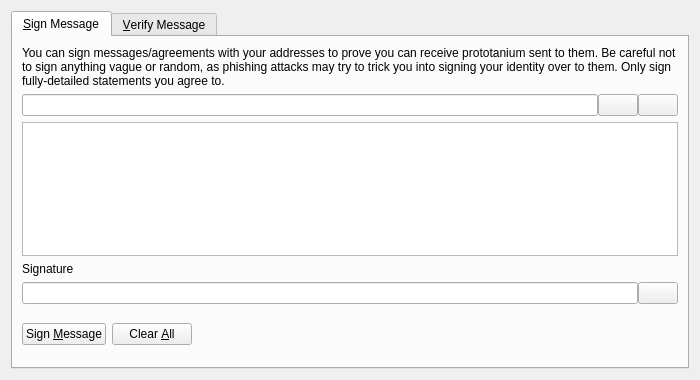
<?xml version="1.0" encoding="UTF-8"?>
<ui version="4.0">
 <class>SignVerifyMessageDialog</class>
 <widget class="QDialog" name="SignVerifyMessageDialog">
  <property name="geometry">
   <rect>
    <x>0</x>
    <y>0</y>
    <width>700</width>
    <height>380</height>
   </rect>
  </property>
  <property name="windowTitle">
   <string>Signatures - Sign / Verify a Message</string>
  </property>
  <property name="modal">
   <bool>true</bool>
  </property>
  <layout class="QVBoxLayout" name="verticalLayout">
   <item>
    <widget class="QTabWidget" name="tabWidget">
     <property name="currentIndex">
      <number>0</number>
     </property>
     <widget class="QWidget" name="tabSignMessage">
      <attribute name="title">
       <string>&amp;Sign Message</string>
      </attribute>
      <layout class="QVBoxLayout" name="verticalLayout_SM">
       <item>
        <widget class="QLabel" name="infoLabel_SM">
         <property name="text">
          <string>You can sign messages/agreements with your addresses to prove you can receive prototanium sent to them. Be careful not to sign anything vague or random, as phishing attacks may try to trick you into signing your identity over to them. Only sign fully-detailed statements you agree to.</string>
         </property>
         <property name="textFormat">
          <enum>Qt::PlainText</enum>
         </property>
         <property name="wordWrap">
          <bool>true</bool>
         </property>
        </widget>
       </item>
       <item>
        <layout class="QHBoxLayout" name="horizontalLayout_1_SM">
         <property name="spacing">
          <number>0</number>
         </property>
         <item>
          <widget class="QValidatedLineEdit" name="addressIn_SM">
           <property name="toolTip">
            <string>The Prototanium address to sign the message with</string>
           </property>
          </widget>
         </item>
         <item>
          <widget class="QPushButton" name="addressBookButton_SM">
           <property name="toolTip">
            <string>Choose previously used address</string>
           </property>
           <property name="text">
            <string/>
           </property>
           <property name="icon">
            <iconset resource="../bitcoin.qrc">
             <normaloff>:/icons/address-book</normaloff>:/icons/address-book</iconset>
           </property>
           <property name="shortcut">
            <string>Alt+A</string>
           </property>
           <property name="autoDefault">
            <bool>false</bool>
           </property>
          </widget>
         </item>
         <item>
          <widget class="QPushButton" name="pasteButton_SM">
           <property name="toolTip">
            <string>Paste address from clipboard</string>
           </property>
           <property name="text">
            <string/>
           </property>
           <property name="icon">
            <iconset resource="../bitcoin.qrc">
             <normaloff>:/icons/editpaste</normaloff>:/icons/editpaste</iconset>
           </property>
           <property name="shortcut">
            <string>Alt+P</string>
           </property>
           <property name="autoDefault">
            <bool>false</bool>
           </property>
          </widget>
         </item>
        </layout>
       </item>
       <item>
        <widget class="QPlainTextEdit" name="messageIn_SM">
         <property name="toolTip">
          <string>Enter the message you want to sign here</string>
         </property>
        </widget>
       </item>
       <item>
        <widget class="QLabel" name="signatureLabel_SM">
         <property name="text">
          <string>Signature</string>
         </property>
         <property name="textFormat">
          <enum>Qt::PlainText</enum>
         </property>
        </widget>
       </item>
       <item>
        <layout class="QHBoxLayout" name="horizontalLayout_2_SM">
         <property name="spacing">
          <number>0</number>
         </property>
         <item>
          <widget class="QLineEdit" name="signatureOut_SM">
           <property name="font">
            <font>
             <italic>true</italic>
            </font>
           </property>
           <property name="readOnly">
            <bool>true</bool>
           </property>
          </widget>
         </item>
         <item>
          <widget class="QPushButton" name="copySignatureButton_SM">
           <property name="toolTip">
            <string>Copy the current signature to the system clipboard</string>
           </property>
           <property name="text">
            <string/>
           </property>
           <property name="icon">
            <iconset resource="../bitcoin.qrc">
             <normaloff>:/icons/editcopy</normaloff>:/icons/editcopy</iconset>
           </property>
           <property name="autoDefault">
            <bool>false</bool>
           </property>
          </widget>
         </item>
        </layout>
       </item>
       <item>
        <layout class="QHBoxLayout" name="horizontalLayout_3_SM">
         <item>
          <widget class="QPushButton" name="signMessageButton_SM">
           <property name="toolTip">
            <string>Sign the message to prove you own this Prototanium address</string>
           </property>
           <property name="text">
            <string>Sign &amp;Message</string>
           </property>
           <property name="icon">
            <iconset resource="../bitcoin.qrc">
             <normaloff>:/icons/edit</normaloff>:/icons/edit</iconset>
           </property>
           <property name="autoDefault">
            <bool>false</bool>
           </property>
          </widget>
         </item>
         <item>
          <widget class="QPushButton" name="clearButton_SM">
           <property name="toolTip">
            <string>Reset all sign message fields</string>
           </property>
           <property name="text">
            <string>Clear &amp;All</string>
           </property>
           <property name="icon">
            <iconset resource="../bitcoin.qrc">
             <normaloff>:/icons/remove</normaloff>:/icons/remove</iconset>
           </property>
           <property name="autoDefault">
            <bool>false</bool>
           </property>
          </widget>
         </item>
         <item>
          <spacer name="horizontalSpacer_1_SM">
           <property name="orientation">
            <enum>Qt::Horizontal</enum>
           </property>
           <property name="sizeHint" stdset="0">
            <size>
             <width>40</width>
             <height>48</height>
            </size>
           </property>
          </spacer>
         </item>
         <item>
          <widget class="QLabel" name="statusLabel_SM">
           <property name="font">
            <font>
             <weight>75</weight>
             <bold>true</bold>
            </font>
           </property>
           <property name="text">
            <string/>
           </property>
           <property name="wordWrap">
            <bool>true</bool>
           </property>
          </widget>
         </item>
         <item>
          <spacer name="horizontalSpacer_2_SM">
           <property name="orientation">
            <enum>Qt::Horizontal</enum>
           </property>
           <property name="sizeHint" stdset="0">
            <size>
             <width>40</width>
             <height>48</height>
            </size>
           </property>
          </spacer>
         </item>
        </layout>
       </item>
      </layout>
     </widget>
     <widget class="QWidget" name="tabVerifyMessage">
      <attribute name="title">
       <string>&amp;Verify Message</string>
      </attribute>
      <layout class="QVBoxLayout" name="verticalLayout_VM">
       <item>
        <widget class="QLabel" name="infoLabel_VM">
         <property name="text">
          <string>Enter the receiver's address, message (ensure you copy line breaks, spaces, tabs, etc. exactly) and signature below to verify the message. Be careful not to read more into the signature than what is in the signed message itself, to avoid being tricked by a man-in-the-middle attack. Note that this only proves the signing party receives with the address, it cannot prove sendership of any transaction!</string>
         </property>
         <property name="textFormat">
          <enum>Qt::PlainText</enum>
         </property>
         <property name="alignment">
          <set>Qt::AlignLeading|Qt::AlignLeft|Qt::AlignTop</set>
         </property>
         <property name="wordWrap">
          <bool>true</bool>
         </property>
        </widget>
       </item>
       <item>
        <layout class="QHBoxLayout" name="horizontalLayout_1_VM">
         <property name="spacing">
          <number>0</number>
         </property>
         <item>
          <widget class="QValidatedLineEdit" name="addressIn_VM">
           <property name="toolTip">
            <string>The Prototanium address the message was signed with</string>
           </property>
          </widget>
         </item>
         <item>
          <widget class="QPushButton" name="addressBookButton_VM">
           <property name="toolTip">
            <string>Choose previously used address</string>
           </property>
           <property name="text">
            <string/>
           </property>
           <property name="icon">
            <iconset resource="../bitcoin.qrc">
             <normaloff>:/icons/address-book</normaloff>:/icons/address-book</iconset>
           </property>
           <property name="shortcut">
            <string>Alt+A</string>
           </property>
           <property name="autoDefault">
            <bool>false</bool>
           </property>
          </widget>
         </item>
        </layout>
       </item>
       <item>
        <widget class="QPlainTextEdit" name="messageIn_VM"/>
       </item>
       <item>
        <widget class="QValidatedLineEdit" name="signatureIn_VM"/>
       </item>
       <item>
        <layout class="QHBoxLayout" name="horizontalLayout_2_VM">
         <item>
          <widget class="QPushButton" name="verifyMessageButton_VM">
           <property name="toolTip">
            <string>Verify the message to ensure it was signed with the specified Prototanium address</string>
           </property>
           <property name="text">
            <string>Verify &amp;Message</string>
           </property>
           <property name="icon">
            <iconset resource="../bitcoin.qrc">
             <normaloff>:/icons/transaction_0</normaloff>:/icons/transaction_0</iconset>
           </property>
           <property name="autoDefault">
            <bool>false</bool>
           </property>
          </widget>
         </item>
         <item>
          <widget class="QPushButton" name="clearButton_VM">
           <property name="toolTip">
            <string>Reset all verify message fields</string>
           </property>
           <property name="text">
            <string>Clear &amp;All</string>
           </property>
           <property name="icon">
            <iconset resource="../bitcoin.qrc">
             <normaloff>:/icons/remove</normaloff>:/icons/remove</iconset>
           </property>
           <property name="autoDefault">
            <bool>false</bool>
           </property>
          </widget>
         </item>
         <item>
          <spacer name="horizontalSpacer_1_VM">
           <property name="orientation">
            <enum>Qt::Horizontal</enum>
           </property>
           <property name="sizeHint" stdset="0">
            <size>
             <width>40</width>
             <height>48</height>
            </size>
           </property>
          </spacer>
         </item>
         <item>
          <widget class="QLabel" name="statusLabel_VM">
           <property name="font">
            <font>
             <weight>75</weight>
             <bold>true</bold>
            </font>
           </property>
           <property name="text">
            <string/>
           </property>
           <property name="wordWrap">
            <bool>true</bool>
           </property>
          </widget>
         </item>
         <item>
          <spacer name="horizontalSpacer_2_VM">
           <property name="orientation">
            <enum>Qt::Horizontal</enum>
           </property>
           <property name="sizeHint" stdset="0">
            <size>
             <width>40</width>
             <height>48</height>
            </size>
           </property>
          </spacer>
         </item>
        </layout>
       </item>
      </layout>
     </widget>
    </widget>
   </item>
  </layout>
 </widget>
 <customwidgets>
  <customwidget>
   <class>QValidatedLineEdit</class>
   <extends>QLineEdit</extends>
   <header>qvalidatedlineedit.h</header>
  </customwidget>
 </customwidgets>
 <resources>
  <include location="../bitcoin.qrc"/>
 </resources>
 <connections/>
</ui>
